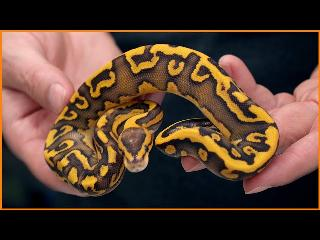
#> input picture pcd2/sddefault.jpg, 320 x 240 px, found by its file name
$ python mirroring.py
#> lines starting #> are read from the running program, lines starting #| are printed output that depends on the picture
import numpy as np
import imageio as img
import matplotlib.pyplot as plt

path = "C:\\Users\\muham\\Downloads\\sddefault.jpg"
image = img.imread(path)
#> image is the input picture: shape (240, 320, 3); mean R, G, B 84, 61, 47.9

height, width = image.shape[:2]
#> height = 240; width = 320
horizontal = np.zeros_like(image)
vertical = np.zeros_like(image)

for y in range(height):
    for x in range(width):
        horizontal[y, x] = image[y, width - 1 - x]
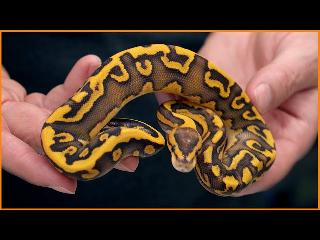
#> horizontal: shape (240, 320, 3); mean R, G, B 84, 61, 47.9

for y in range(height):
    for x in range(width):
        vertical[y,x] = image[height - 1-y,x]
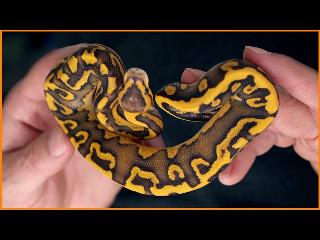
#> vertical: shape (240, 320, 3); mean R, G, B 84, 61, 47.9

plt.figure(figsize=(10, 5))

plt.subplot(1, 3, 1)
plt.imshow(image)

plt.subplot(1, 3, 2)
plt.imshow(horizontal)

plt.subplot(1, 3, 3)
plt.imshow(vertical)

plt.show()
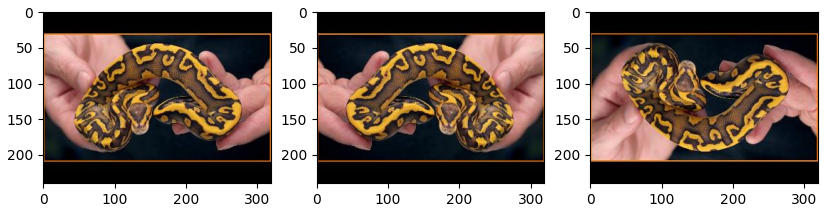
#> figure drawn by matplotlib, 3 panels

$ run again, with pcd2/Translasi.png saved as pcd2/sddefault.jpg
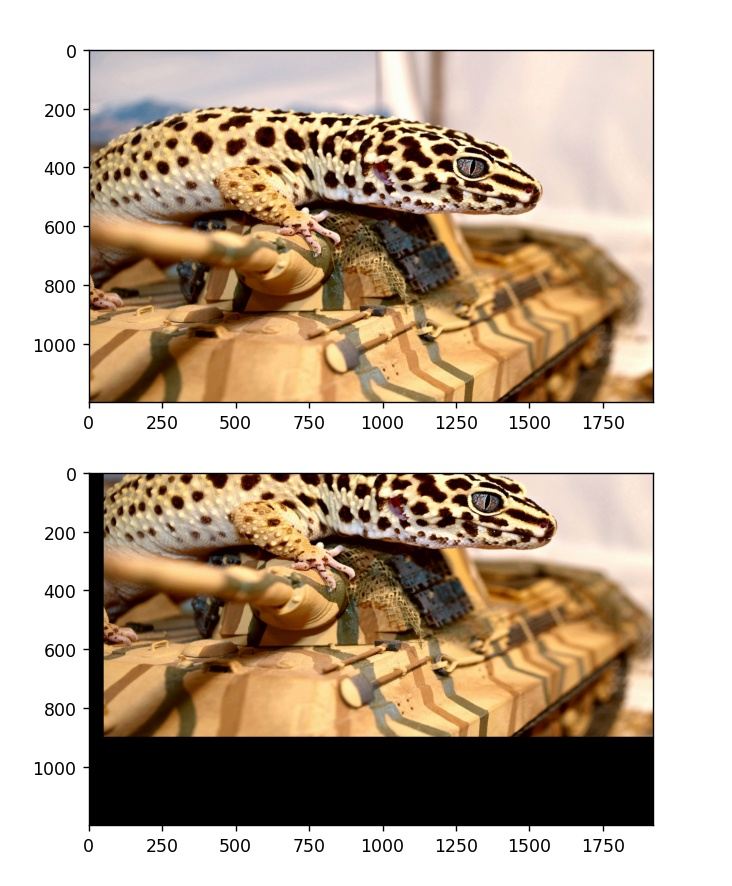
#> input picture pcd2/Translasi.png, 732 x 886 px, found by its file name
#> image is the input picture: shape (886, 732, 3); mean R, G, B 189.3, 171.6, 152.5
#> after the loop `for y in range(height):`:
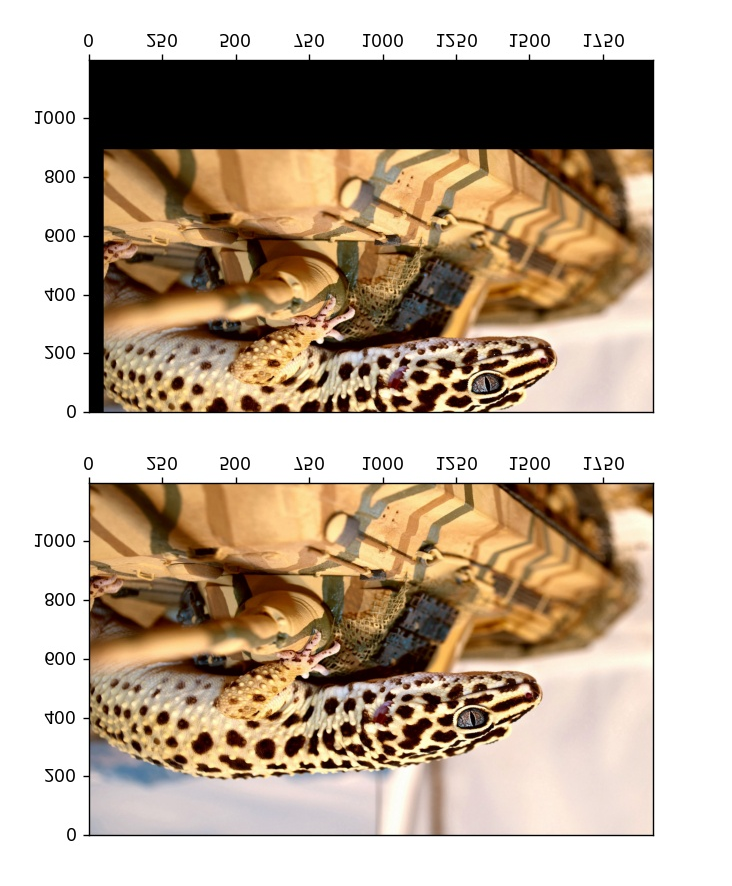
#> vertical: shape (886, 732, 3); mean R, G, B 189.3, 171.6, 152.5
#> `plt.show()`:
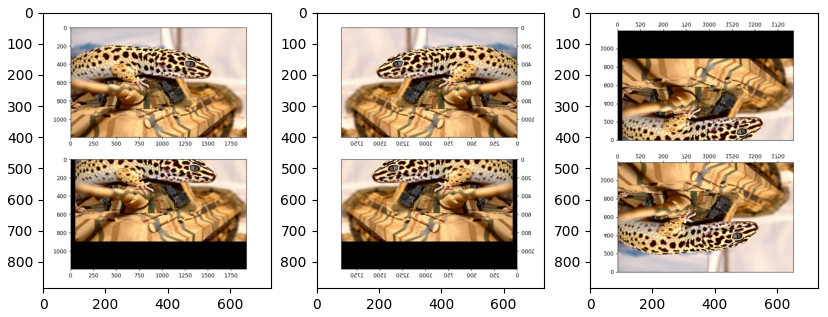
#> figure drawn by matplotlib, 3 panels
